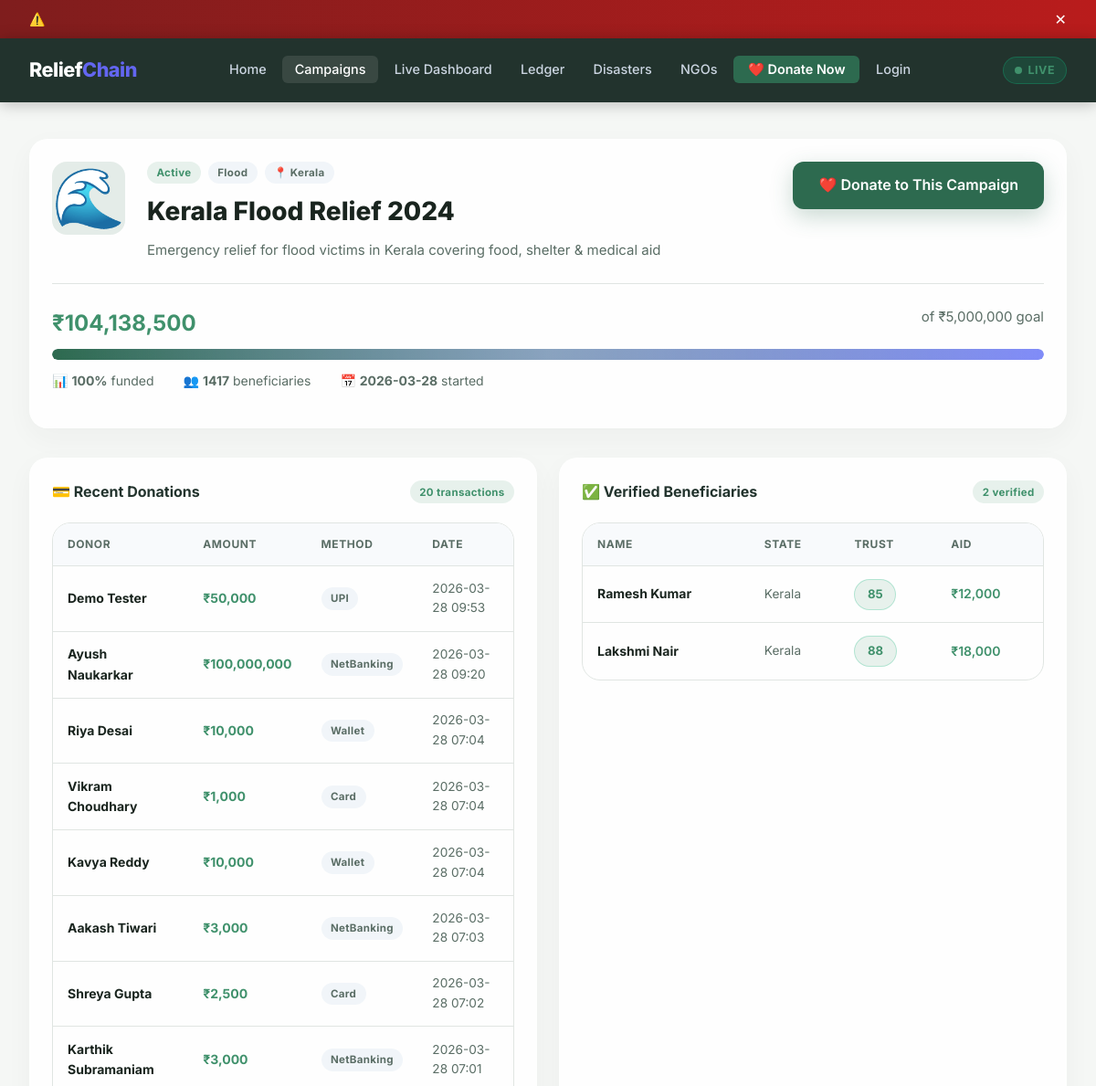
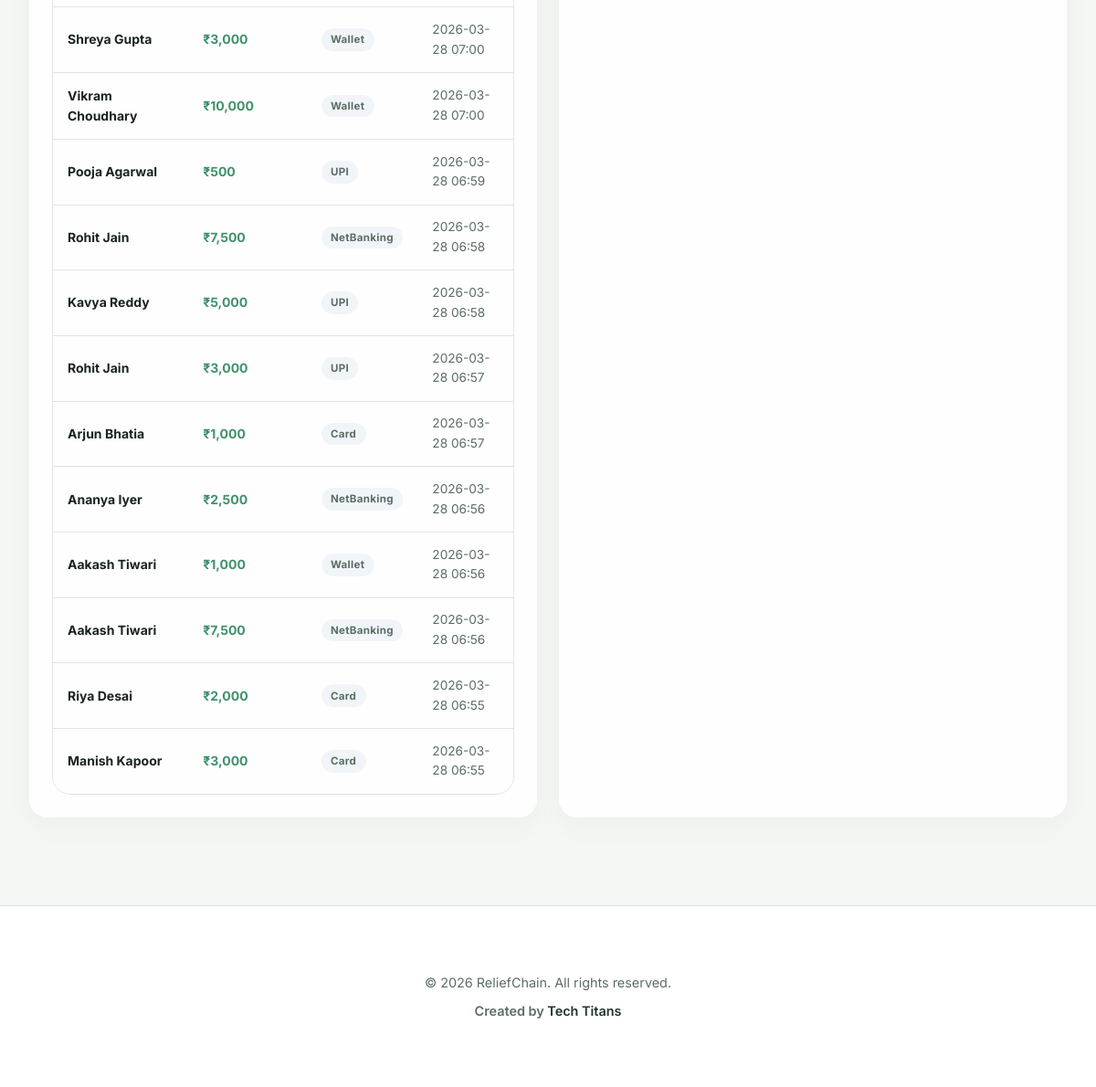
Page /campaign/1 on the committed database (2 pictures, top to bottom).
### tables this page shows
CREATE TABLE campaigns (
            id INTEGER PRIMARY KEY AUTOINCREMENT,
            name TEXT NOT NULL,
            description TEXT,
            target_amount INTEGER DEFAULT 1000000,
            raised_amount INTEGER DEFAULT 0,
            beneficiary_count INTEGER DEFAULT 0,
            region TEXT,
            category TEXT,
            status TEXT DEFAULT 'active',
            image_icon TEXT DEFAULT '🌊',
            created_at DATETIME DEFAULT CURRENT_TIMESTAMP
        );

CREATE TABLE donations (
            id INTEGER PRIMARY KEY AUTOINCREMENT,
            tx_id TEXT UNIQUE NOT NULL,
            donor_name TEXT NOT NULL,
            donor_email TEXT,
            amount INTEGER NOT NULL,
            campaign_id INTEGER,
            beneficiary TEXT,
            status TEXT DEFAULT 'completed',
            transaction_hash TEXT,
            payment_method TEXT DEFAULT 'UPI',
            timestamp DATETIME DEFAULT CURRENT_TIMESTAMP,
            FOREIGN KEY (campaign_id) REFERENCES campaigns(id)
        );

CREATE TABLE beneficiaries (
            id INTEGER PRIMARY KEY AUTOINCREMENT,
            name TEXT NOT NULL,
            aadhaar TEXT NOT NULL,
            phone TEXT NOT NULL,
            address TEXT,
            state TEXT,
            trust_score INTEGER DEFAULT 50,
            status TEXT DEFAULT 'pending',
            campaign_id INTEGER,
            aid_amount INTEGER DEFAULT 0,
            flagged INTEGER DEFAULT 0,
            flag_reason TEXT,
            created_at DATETIME DEFAULT CURRENT_TIMESTAMP,
            FOREIGN KEY (campaign_id) REFERENCES campaigns(id)
        );

### app.py (the view)
@app.route('/campaign/<int:cid>')
def campaign_detail(cid):
    db = get_db()
    c = db.cursor()
    c.execute("SELECT * FROM campaigns WHERE id=?", (cid,))
    campaign = c.fetchone()
    if not campaign:
        flash('Campaign not found.', 'error')
        return redirect(url_for('campaigns'))
    c.execute("SELECT * FROM donations WHERE campaign_id=? ORDER BY timestamp DESC LIMIT 20", (cid,))
    donations = c.fetchall()
    c.execute("SELECT * FROM beneficiaries WHERE campaign_id=? AND status='verified' LIMIT 10", (cid,))
    beneficiaries = c.fetchall()
    pct = int((campaign['raised_amount'] / campaign['target_amount']) * 100) if campaign['target_amount'] > 0 else 0
    return render_template('campaign_detail.html', campaign=campaign, donations=donations,
                           beneficiaries=beneficiaries, pct=min(pct, 100))

### app.py (called while the page is built)
@app.context_processor
def inject_now():
    return {'now': _dt.now}

def get_db():
    db = getattr(g, '_database', None)
    if db is None:
        db = g._database = sqlite3.connect(DATABASE, check_same_thread=False)
        db.row_factory = sqlite3.Row
    return db

@app.teardown_appcontext
def close_connection(exception):
    db = getattr(g, '_database', None)
    if db is not None:
        db.close()

### templates/campaign_detail.html (shortened to what this page needs)
{% extends 'base.html' %}
{% block content %}
<div class="container" style="padding-top:2.5rem;">
    <div class="card" style="margin-bottom:2rem;">
        <div style="display:flex;gap:1.5rem;align-items:flex-start;flex-wrap:wrap;">
            <div style="font-size:4rem;background:var(--accent-light);border-radius:16px;width:80px;height:80px;display:flex;align-items:center;justify-content:center;flex-shrink:0;">{{ campaign.image_icon }}</div>
            <div style="flex:1;">
                <div style="display:flex;gap:0.5rem;margin-bottom:0.5rem;flex-wrap:wrap;">
                    <span class="badge badge-{% if campaign.status=='active' %}success{% elif campaign.status=='completed' %}primary{% else %}warning{% endif %}">{{ campaign.status|capitalize }}</span>
                    <span class="badge badge-muted">{{ campaign.category }}</span>
                    <span class="badge badge-muted">📍 {{ campaign.region }}</span>
                </div>
                <h1 style="font-size:1.75rem;font-weight:800;margin-bottom:0.5rem;">{{ campaign.name }}</h1>
                <p class="text-muted">{{ campaign.description }}</p>
            </div>
            {% if campaign.status == 'active' %}
            <a href="{{ url_for('donate') }}?campaign={{ campaign.id }}" class="btn btn-primary btn-lg">❤️ Donate to This Campaign</a>
            {% endif %}
        </div>
        <div class="divider"></div>
        <div style="margin-bottom:1rem;">
            <div style="display:flex;justify-content:space-between;margin-bottom:0.5rem;">
                <span style="font-weight:700;font-size:1.5rem;color:var(--success);">₹{{ '{:,.0f}'.format(campaign.raised_amount) }}</span>
                <span class="text-muted">of ₹{{ '{:,.0f}'.format(campaign.target_amount) }} goal</span>
            </div>
            <div class="progress-bar-wrap" style="height:12px;">
                <div class="progress-bar" style="width:{{ pct }}%"></div>
            </div>
            <div style="display:flex;gap:2rem;margin-top:0.75rem;font-size:0.875rem;color:var(--text-muted);">
                <span>📊 <strong>{{ pct }}%</strong> funded</span>
                <span>👥 <strong>{{ campaign.beneficiary_count }}</strong> beneficiaries</span>
                <span>📅 <strong>{{ campaign.created_at[:10] }}</strong> started</span>
            </div>
        </div>
    </div>
    <div class="grid-2">
        <div class="card">
            <div class="card-header">
                <span class="card-title">💳 Recent Donations</span>
                <span class="badge badge-success">{{ donations|length }} transactions</span>
            </div>
            <div class="table-wrap">
                <table>
                    <thead><tr><th>Donor</th><th>Amount</th><th>Method</th><th>Date</th></tr></thead>
                    <tbody>
                        {% for d in donations %}
                        <tr>
                            <td><strong>{{ d.donor_name }}</strong></td>
                            <td style="color:var(--success);font-weight:700;">₹{{ '{:,.0f}'.format(d.amount) }}</td>
                            <td><span class="badge badge-muted">{{ d.payment_method }}</span></td>
                            <td class="text-muted text-sm">{{ d.timestamp[:16] }}</td>
                        </tr>
                        {% else %}
                        <tr><td colspan="4" class="text-center text-muted">No donations yet</td></tr>
                        {% endfor %}
                    </tbody>
                </table>
            </div>
        </div>
        <div class="card">
            <div class="card-header">
                <span class="card-title">✅ Verified Beneficiaries</span>
                <span class="badge badge-success">{{ beneficiaries|length }} verified</span>
            </div>
            <div class="table-wrap">
                <table>
                    <thead><tr><th>Name</th><th>State</th><th>Trust</th><th>Aid</th></tr></thead>
                    <tbody>
                        {% for b in beneficiaries %}
                        <tr>
                            <td><strong>{{ b.name }}</strong></td>
                            <td class="text-sm text-muted">{{ b.state }}</td>
                            <td>
                                {% if b.trust_score >= 70 %}<span class="trust-badge high">{{ b.trust_score }}</span>
                                {% elif b.trust_score >= 40 %}<span class="trust-badge medium">{{ b.trust_score }}</span>
                                {% else %}<span class="trust-badge low">{{ b.trust_score }}</span>{% endif %}
                            </td>
                            <td style="color:var(--success);font-weight:600;">₹{{ '{:,.0f}'.format(b.aid_amount) }}</td>
                        </tr>
                        {% else %}
                        <tr><td colspan="4" class="text-center text-muted">No beneficiaries yet</td></tr>
                        {% endfor %}
                    </tbody>
                </table>
            </div>
        </div>
    </div>
</div>
{% endblock %}

### rows in the picture
campaigns: image_icon "🌊", status "Active", category "Flood", region "Kerala", name "Kerala Flood Relief 2024", description "Emergency relief for flood victims in Kerala covering food, shelter & medical aid", raised_amount "104,138,500", target_amount "5,000,000", beneficiary_count "1417", created_at "2026-03-28"
donations: donor_name "Demo Tester", amount "50,000", payment_method "UPI", timestamp "2026-03-28 09:53"
donations: donor_name "Ayush Naukarkar", amount "100,000,000", payment_method "NetBanking", timestamp "2026-03-28 09:20"
donations: donor_name "Riya Desai", amount "10,000", payment_method "Wallet", timestamp "2026-03-28 07:04"
donations: donor_name "Vikram Choudhary", amount "1,000", payment_method "Card", timestamp "2026-03-28 07:04"
donations: donor_name "Kavya Reddy", amount "10,000", payment_method "Wallet", timestamp "2026-03-28 07:04"
donations: donor_name "Aakash Tiwari", amount "3,000", payment_method "NetBanking", timestamp "2026-03-28 07:03"
donations: donor_name "Shreya Gupta", amount "2,500", payment_method "Card", timestamp "2026-03-28 07:02"
donations: donor_name "Karthik Subramaniam", amount "3,000", payment_method "NetBanking", timestamp "2026-03-28 07:01"
donations: donor_name "Shreya Gupta", amount "3,000", payment_method "Wallet", timestamp "2026-03-28 07:00"
donations: donor_name "Vikram Choudhary", amount "10,000", payment_method "Wallet", timestamp "2026-03-28 07:00"
donations: donor_name "Pooja Agarwal", amount "500", payment_method "UPI", timestamp "2026-03-28 06:59"
donations: donor_name "Rohit Jain", amount "7,500", payment_method "NetBanking", timestamp "2026-03-28 06:58"
donations: donor_name "Kavya Reddy", amount "5,000", payment_method "UPI", timestamp "2026-03-28 06:58"
donations: donor_name "Rohit Jain", amount "3,000", payment_method "UPI", timestamp "2026-03-28 06:57"
donations: donor_name "Arjun Bhatia", amount "1,000", payment_method "Card", timestamp "2026-03-28 06:57"
donations: donor_name "Ananya Iyer", amount "2,500", payment_method "NetBanking", timestamp "2026-03-28 06:56"
donations: donor_name "Aakash Tiwari", amount "1,000", payment_method "Wallet", timestamp "2026-03-28 06:56"
donations: donor_name "Aakash Tiwari", amount "7,500", payment_method "NetBanking", timestamp "2026-03-28 06:56"
donations: donor_name "Riya Desai", amount "2,000", payment_method "Card", timestamp "2026-03-28 06:55"
donations: donor_name "Manish Kapoor", amount "3,000", payment_method "Card", timestamp "2026-03-28 06:55"
beneficiaries: name "Ramesh Kumar", state "Kerala", trust_score "85", aid_amount "12,000"
beneficiaries: name "Lakshmi Nair", state "Kerala", trust_score "88", aid_amount "18,000"

### other values in the picture
{{ pct }} "100"
{{ donations|length }} "20"
{{ beneficiaries|length }} "2"
